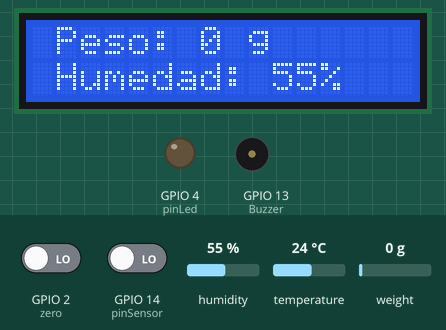
Bench run of a sketch on a simulated ESP32. Shown: 16×2 character LCD, output pins drawn as LEDs (lit = HIGH), buzzer (waves = sounding, pin HIGH). The test bench sets the inputs (shaded band); at power-on: weight on the scale 0 g, GPIO 14 (pinSensor) LOW, humidity 55 %, GPIO 2 (zero) LOW, temperature 24 °C. WiFi joins after 1.5 s; servers stay silent unless stated; EEPROM starts erased; no MQTT or app messages arrive unless stated; what the sketch prints to the serial monitor is not drawn.

Above: at 8.0 s.
8.1 s: weight on the scale set to 92 g
At 11.7 s:
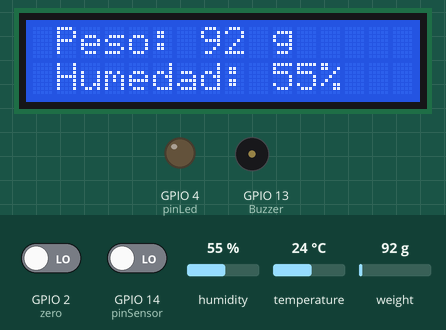
13.6 s: weight on the scale set to 110 g
At 18.0 s:
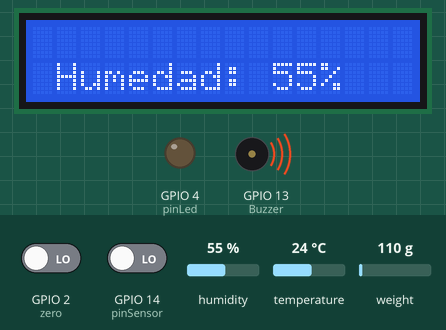
20.3 s: GPIO 14 (pinSensor) driven HIGH
At 24.0 s:
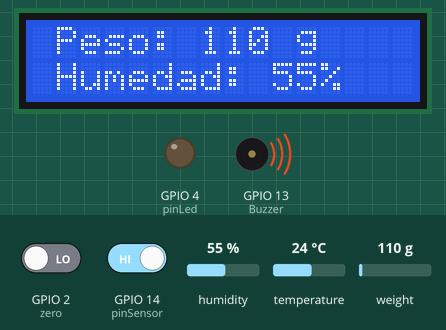
27.0 s: humidity set to 22 %
At 31.0 s:
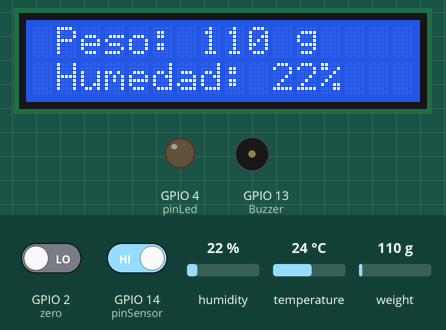
31.5 s: humidity set to 40 %
At 34.9 s:
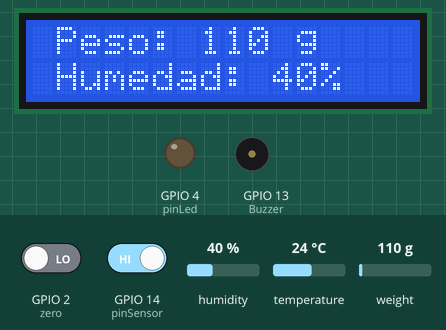
35.0 s: humidity set to 68 %
At 39.7 s:
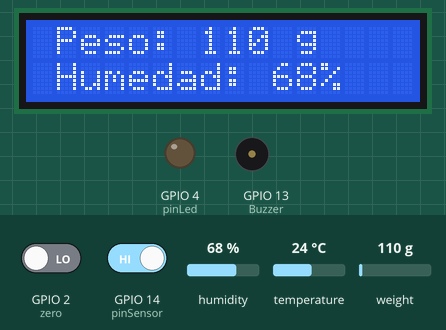
Timing chart, 0 to 40.6 s (numbered marks = the images above; inputs shaded):
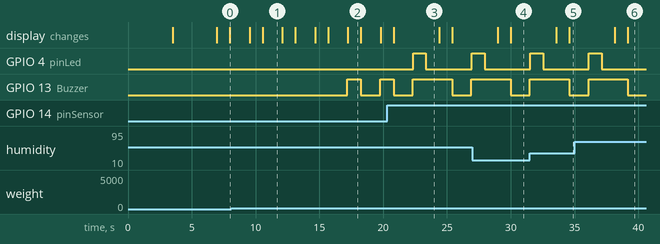

The sketch:

IOT.ino
```cpp
#include "HX711.h"
#include <Wire.h>
#include <LiquidCrystal_I2C.h>
#include <EEPROM.h>
#include <DHT.h>
#include <Arduino.h>
#include <WiFi.h>
#include <PubSubClient.h>

//wifi
const char* ssid = "DESKTOP";
const char* password = "12345678";
const char* mqtt_server = "192.168.137.177";
const char* mqtt_topic = "Pesa";

//variables apra wifi
int ledPin = 2; //Connection state
int ledPin2 = 4; //Show received messages
WiFiClient wifiClient;
PubSubClient client(wifiClient);

IPAddress server(192,168,137,177);
const int mqtt_port = 1883;

//INCKINACION
int pinSensor = 14;
int pinLed = 4;

//Buzzer
const int Buzzer= 13;
const int Tiempo_Alto=500;
const int Tiempo_Bajo=1000;

//LCD
LiquidCrystal_I2C lcd(0x27, 16, 2);

//Humedad
int SENSOR = 15;
int temp;
int humedad;

DHT dht (SENSOR, DHT11);

//Peso
const int zero = 2;
const int LOADCELL_DOUT_PIN = 19;
const int LOADCELL_SCK_PIN = 18;

HX711 balanza;

int peso_calibracion = 185; // Es el peso referencial a poner, en mi caso mi celular pesa 185g (SAMSUMG A20)
long escala;

int state_zero = 0;
int last_state_zero = 0;

//Función calibración
void calibration() { // despues de hacer la calibracion puedes borrar toda la funcion "void calibration()"
  boolean conf = true;
  long adc_lecture;

  // restamos el peso de la base de la balaza
  lcd.setCursor(0, 0);
  lcd.print("Calibrando base");
  lcd.setCursor(4, 1);
  lcd.print("Balanza");
  delay(3000);
  balanza.read();
  balanza.set_scale(); //La escala por defecto es 1
  balanza.tare(20);  //El peso actual es considerado zero.
  lcd.clear();

  //Iniciando calibración
  while (conf == true) {

    lcd.setCursor(1, 0);
    lcd.print("Peso referencial:");
    lcd.setCursor(1, 1);
    lcd.print(peso_calibracion);
    lcd.print(" g        ");
    delay(3000);
    lcd.clear();
    lcd.setCursor(1, 0);
    lcd.print("Ponga el Peso");
    lcd.setCursor(1, 1);
    lcd.print("Referencial");
    delay(3000);

    //Lee el valor del HX711
    adc_lecture = balanza.get_value(100);

    //Calcula la escala con el valor leido dividiendo el peso conocido
    escala = adc_lecture / peso_calibracion;

    //Guarda la escala en la EEPROM
    EEPROM.put( 0, escala );
    delay(100);
    lcd.setCursor(1, 0);
    lcd.print("Retire el Peso");
    lcd.setCursor(1, 1);
    lcd.print("referencial");
    delay(3000);
    lcd.clear();
    lcd.setCursor(1, 0);
    lcd.print("READY!!....");
    delay(3000);
    lcd.clear();
    conf = false; //para salir de while
    lcd.clear();

  }
}

void setup()
{
  // Conectarse a la red WiFi
  WiFi.begin(ssid,password);
  while (WiFi.status() != WL_CONNECTED) {
    delay(1000);
    Serial.println("Conectando a la red WiFi...");
  }
  Serial.println("Conexión WiFi establecida.");

 //Broker connect__________________
  client.setServer(mqtt_server, 1883);
  delay(1500);

  //INCLINACION
   pinMode(pinSensor,INPUT);
    pinMode(pinLed,OUTPUT);
  //BUZZER
  pinMode(Buzzer, OUTPUT);
  //dht
  dht.begin();
  //LCD
  lcd.begin(16, 2);


  balanza.begin(LOADCELL_DOUT_PIN, LOADCELL_SCK_PIN);//asigana los pines para el recibir el trama del pulsos que viene del modulo
  pinMode(zero, INPUT);//declaramos el pin2 como entrada del pulsador
  pinMode(13,OUTPUT);
  lcd.init(); // Inicializamos el lcd
  lcd.backlight(); // encendemos la luz de fondo del lcd

  EEPROM.get( 0, escala );//Lee el valor de la escala en la EEPROM

  if (digitalRead(zero) == 1) { //esta accion solo sirve la primera vez para calibrar la balanza, es decir se presionar ni bien se enciende el sistema
    calibration();
  }
  balanza.set_scale(escala); // Establecemos la escala
  balanza.tare(20);  //El peso actual de la base es considerado zero.
  //serial
  Serial.begin(115200);
  balanza.begin(LOADCELL_DOUT_PIN, LOADCELL_SCK_PIN);
  delay(250);

  balanza.set_scale(397);
  balanza.tare(10);  // Hacer 10 lecturas, el promedio es la tara
}

void loop()
{
// ================================================================================================  Creación de los objetos para JSON

  if (!client.connected()) {
    reconnect();
  }
  client.loop();


  //INCLINACION
    if(digitalRead(pinSensor))
      {
        digitalWrite(pinLed,HIGH);
        delay(1000);
        digitalWrite(pinLed,LOW);
        delay(1000);
      }
      else
        digitalWrite(pinLed,LOW);
        //DHT11
  humedad = dht.readHumidity();
    temp = dht.readTemperature();

    lcd.clear();
    lcd.setCursor(1,16);
    lcd.print("Humedad: ");
    lcd.print(humedad);
    lcd.print("%");


  int state_zero = digitalRead(zero);
  float peso;
  peso = balanza.get_units(10);  //Mide el peso de la balanza

  //Muestra el peso
  lcd.setCursor(1, 0);
  lcd.print("Peso: ");
  lcd.print(peso, 0);
  lcd.println(" g        ");
  delay(5);

  //Botón de zero, esto sirve para restar el peso de un recipiente
  if ( state_zero != last_state_zero) {

    if (state_zero == LOW) {
      balanza.tare(10);  //El peso actual es considerado zero.
    }
  }
  last_state_zero  = state_zero;

  if (peso>=500)digitalWrite(13,1);
  else if(peso<=500)digitalWrite(13,0);

   if (balanza.is_ready())
     { float reading = balanza.get_units(10);
       Serial.println(reading  );
     }
   else
      Serial.println("HX711 not found.");

  delay(500);

  //BUZZEER
 if (peso >= 100) {
  digitalWrite(Buzzer, HIGH);
  } else {
  digitalWrite(Buzzer,LOW);

}
  float temperature1 = dht.readTemperature();
  float humidity1=dht.readHumidity();
  float peso1= peso;
  String json = "{\"sensor_id\":\"1\", \"value\":\""+String(temperature1)+"\"}";
  String json2= "{\"sensor_id\":\"2\", \"value\":\""+String(humidity1)+"\"}";
  String json3= "{\"sensor_id\":\"3\", \"value\":\""+String(peso1)+"\"}";
// ===========================================================================================  Converción y Envio de los Datos a JSON
//String json in serial
    //Sensor 1
    Serial.println(json);
    int str_len = json.length() + 1;//Calculte length of string
    char char_array[str_len];//Creating array with that length
    json.toCharArray(char_array, str_len);//Convert string to char array
    client.publish("Temp", char_array); // Function send by MQTT with topic and value
   //Sensor 2
    Serial.println(json2);
    int str_len2 = json2.length() + 1;//Calculte length of string
    char char_array2[str_len2];//Creating array with that length
    json2.toCharArray(char_array2, str_len2);//Convert string to char array
    client.publish("Hum", char_array2); // Function send by MQTT with topic and value
   //Sensor 3
    Serial.println(json3);
    int str_len3 = json3.length() + 1;//Calculte length of string
    char char_array3[str_len3];//Creating array with that length
    json3.toCharArray(char_array3, str_len3);//Convert string to char array
    client.publish("Peso", char_array3); // Function send by MQTT with topic and value


}

void reconnect() {
  // Connection loop
  while (!client.connected()) {
    Serial.print("Tying connect...");
    // Intentar reconexión
    if (client.connect("client")) {
      Serial.println("Connected");
      client.subscribe("Pesa");
    }else {
      Serial.print("Failed connect, Error rc=");
      Serial.print(client.state());
      Serial.println(" Trying in 5 seconds");
      delay(5000);
      Serial.println (client.connected());
    }
  }
}

  
```

Measured:
- the behaviour switches between 99 and 100 g on weight on the scale (found by bisection; images 1 and 2)
- after the input at 8.1 s, the display: first differs from a run without the input after 2.5 s (image 1)
- after the input at 13.6 s, GPIO 13 (Buzzer): LOW → HIGH after 3.6 s, → LOW 1.1 s later, → HIGH 1.5 s later; the display: first differs from a run without the input after 2.1 s (image 2 shows a later state)
- after the input at 20.3 s, GPIO 4 (pinLed): LOW → HIGH after 2.1 s, → LOW 1.0 s later, → HIGH 3.6 s later; GPIO 13 (Buzzer): HIGH → LOW after 5.1 s, → HIGH 1.5 s later
- after the input at 27.0 s, the display: first changes after 2.0 s (image 4 shows a later state)
- after the input at 31.5 s, the display: first changes after 2.1 s (image 5 shows a later state)
- after the input at 35.0 s, the display: first changes after 3.2 s (image 6 shows a later state)
